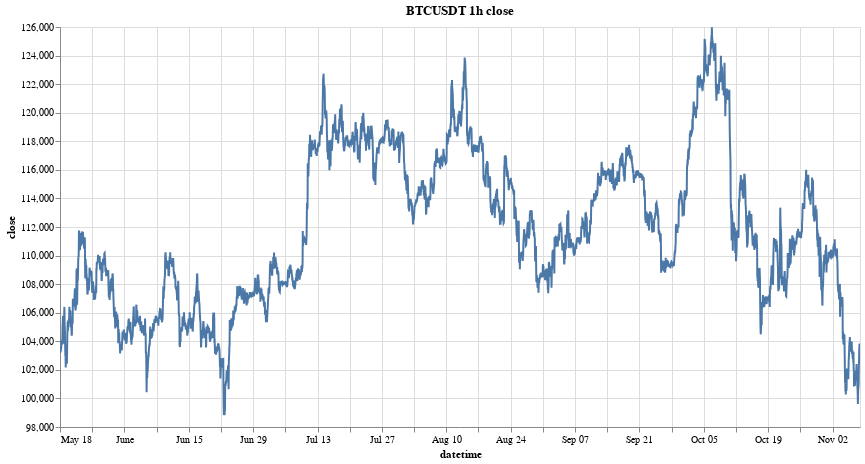

Notebook code for this chart:
### Code cell
alt.data_transformers.enable('vegafusion')
research.plot_dyn_timeseries(ts, symbol, 'close', time_interval)

### Figure 1 — Vega specification as saved in the notebook (floating-point values rounded to 4 significant figures; data arrays with more than 128 entries replaced by an {"elided": "..."} marker saying what was removed)
{"$schema": "https://vega.github.io/schema/vega/v5.json", "data": [{"name": "param_1_store"}, {"name": "param_2_store"}, {"name": "source_0", "values": {"elided": "4176 records"}, "transform": [{"type": "formula", "expr": "toDate(datum['datetime'])", "as": "datetime"}]}, {"name": "source_0_y_domain_close", "values": [{"min": 98830.0, "max": 126000.0}]}], "signals": [{"name": "unit", "value": {}, "on": [{"events": "pointermove", "update": "isTuple(group()) ? group() : unit"}]}, {"name": "param_1", "update": "vlSelectionResolve(\"param_1_store\", \"union\")"}, {"name": "param_2", "update": "vlSelectionResolve(\"param_2_store\", \"union\")"}, {"name": "param_1_datetime", "on": [{"events": [{"source": "view", "type": "dblclick"}], "update": "null"}, {"events": {"signal": "param_1_translate_delta"}, "update": "panLinear(param_1_translate_anchor.extent_x, -param_1_translate_delta.x / width)"}, {"events": {"signal": "param_1_zoom_delta"}, "update": "zoomLinear(domain(\"x\"), param_1_zoom_anchor.x, param_1_zoom_delta)"}]}, {"name": "param_1_tuple", "on": [{"events": [{"signal": "param_1_datetime"}], "update": "param_1_datetime ? {unit: \"\", fields: param_1_tuple_fields, values: [param_1_datetime]} : null"}]}, {"name": "param_1_tuple_fields", "value": [{"field": "datetime", "channel": "x", "type": "R"}]}, {"name": "param_1_translate_anchor", "value": {}, "on": [{"events": [{"source": "scope", "type": "pointerdown"}], "update": "{x: x(unit), y: y(unit), extent_x: domain(\"x\")}"}]}, {"name": "param_1_translate_delta", "value": {}, "on": [{"events": [{"source": "window", "between": [{"source": "scope", "type": "pointerdown"}, {"source": "window", "type": "pointerup"}], "type": "pointermove", "consume": true}], "update": "{x: param_1_translate_anchor.x - x(unit), y: param_1_translate_anchor.y - y(unit)}"}]}, {"name": "param_1_zoom_anchor", "on": [{"events": [{"source": "scope", "type": "wheel", "consume": true}], "update": "{x: invert(\"x\", x(unit)), y: invert(\"y\", y(unit))}"}]}, {"name": "param_1_zoom_delta", "on": [{"events": [{"source": "scope", "type": "wheel", "consume": true}], "update": "pow(1.001, event.deltaY * pow(16, event.deltaMode))", "force": true}]}, {"name": "param_1_modify", "on": [{"events": {"signal": "param_1_tuple"}, "update": "modify(\"param_1_store\", param_1_tuple, true)"}]}, {"name": "param_2_close", "on": [{"events": [{"source": "view", "type": "dblclick"}], "update": "null"}, {"events": {"signal": "param_2_translate_delta"}, "update": "panLinear(param_2_translate_anchor.extent_y, param_2_translate_delta.y / height)"}, {"events": {"signal": "param_2_zoom_delta"}, "update": "zoomLinear(domain(\"y\"), param_2_zoom_anchor.y, param_2_zoom_delta)"}]}, {"name": "param_2_tuple", "on": [{"events": [{"signal": "param_2_close"}], "update": "param_2_close ? {unit: \"\", fields: param_2_tuple_fields, values: [param_2_close]} : null"}]}, {"name": "param_2_tuple_fields", "value": [{"field": "close", "channel": "y", "type": "R"}]}, {"name": "param_2_translate_anchor", "value": {}, "on": [{"events": [{"source": "scope", "type": "pointerdown"}], "update": "{x: x(unit), y: y(unit), extent_y: domain(\"y\")}"}]}, {"name": "param_2_translate_delta", "value": {}, "on": [{"events": [{"source": "window", "between": [{"source": "scope", "type": "pointerdown"}, {"source": "window", "type": "pointerup"}], "consume": true, "type": "pointermove"}], "update": "{x: param_2_translate_anchor.x - x(unit), y: param_2_translate_anchor.y - y(unit)}"}]}, {"name": "param_2_zoom_anchor", "on": [{"events": [{"source": "scope", "consume": true, "type": "wheel"}], "update": "{x: invert(\"x\", x(unit)), y: invert(\"y\", y(unit))}"}]}, {"name": "param_2_zoom_delta", "on": [{"events": [{"source": "scope", "consume": true, "type": "wheel"}], "update": "pow(1.001, event.deltaY * pow(16, event.deltaMode))", "force": true}]}, {"name": "param_2_modify", "on": [{"events": {"signal": "param_2_tuple"}, "update": "modify(\"param_2_store\", param_2_tuple, true)"}]}], "marks": [{"type": "line", "name": "marks", "from": {"data": "source_0"}, "sort": {"field": "x"}, "encode": {"update": {"stroke": {"value": "#4c78a8"}, "x": {"field": "datetime", "scale": "x"}, "tooltip": {"signal": "{\"datetime\": timeFormat(datum[\"datetime\"], '%b %d, %Y'), \"close\": format(datum[\"close\"], \"\")}"}, "y": {"field": "close", "scale": "y"}, "defined": {"signal": "isValid(datum[\"datetime\"]) && isFinite(+datum[\"datetime\"]) && isValid(datum[\"close\"]) && isFinite(+datum[\"close\"])"}}}, "interactive": true, "style": ["line"], "clip": true}], "scales": [{"name": "x", "type": "time", "domain": {"data": "source_0", "field": "datetime"}, "range": [0, {"signal": "width"}], "domainRaw": {"signal": "param_1[\"datetime\"]"}}, {"name": "y", "type": "linear", "domain": [{"signal": "(data(\"source_0_y_domain_close\")[0] || {}).min"}, {"signal": "(data(\"source_0_y_domain_close\")[0] || {}).max"}], "range": [{"signal": "height"}, 0], "domainRaw": {"signal": "param_2[\"close\"]"}, "zero": false, "nice": true}], "axes": [{"scale": "x", "maxExtent": 0, "ticks": false, "minExtent": 0, "zindex": 0, "grid": true, "domain": false, "labels": false, "orient": "bottom", "aria": false, "tickCount": {"signal": "ceil(width/40)"}, "gridScale": "y"}, {"scale": "y", "labels": false, "tickCount": {"signal": "ceil(height/40)"}, "grid": true, "orient": "left", "aria": false, "minExtent": 0, "ticks": false, "zindex": 0, "maxExtent": 0, "domain": false, "gridScale": "x"}, {"scale": "x", "labelOverlap": true, "title": "datetime", "labelFlush": true, "grid": false, "orient": "bottom", "tickCount": {"signal": "ceil(width/40)"}, "zindex": 0}, {"scale": "y", "zindex": 0, "orient": "left", "labelOverlap": true, "grid": false, "title": "close", "tickCount": {"signal": "ceil(height/40)"}}], "title": {"text": "BTCUSDT 1h close", "frame": "group"}, "padding": 5, "height": 400, "background": "white", "width": 800, "style": "cell"}
